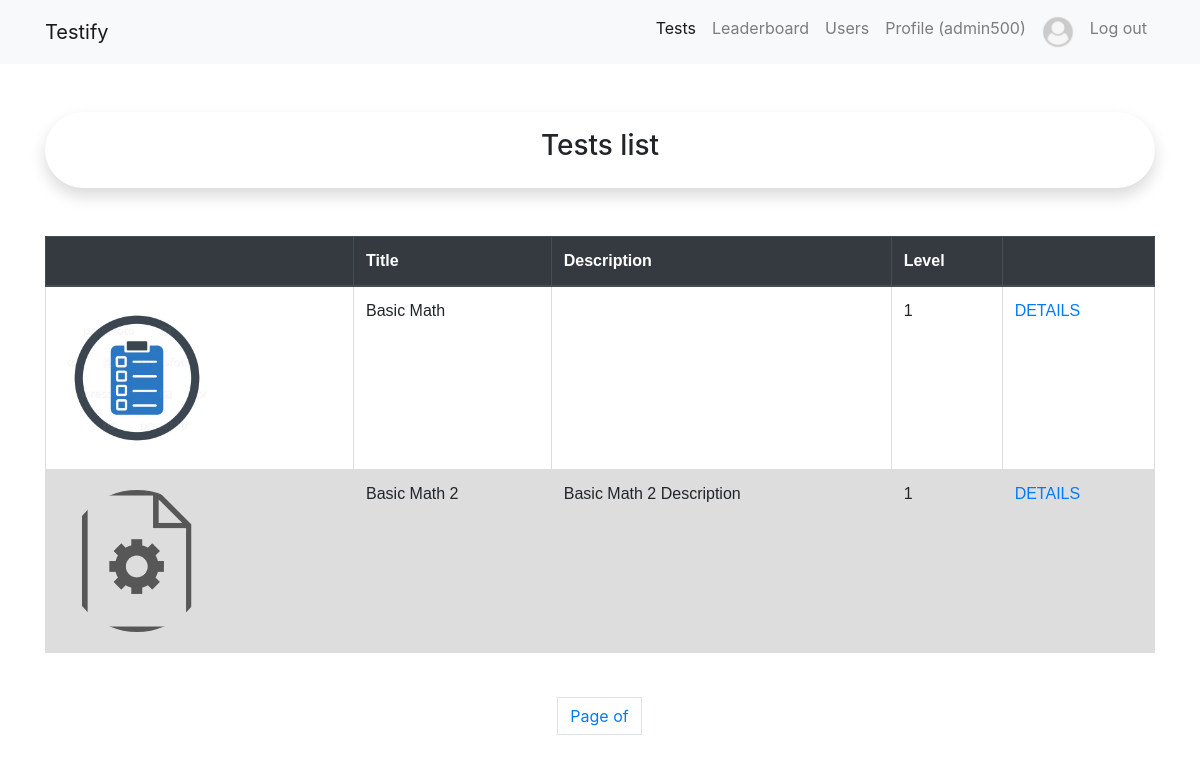
The app's page /testify/ (signed in) with its own data.
### accounts/models.py (models this page shows, shortened)
class User(AbstractUser):
    image = models.ImageField(null=True, default='default.jpg', upload_to='pics/')
    interests = models.CharField(max_length=128, null=True, blank=True)
    birth_date = models.DateField(null=True, blank=True)
    rating = models.SmallIntegerField(null=True, blank=True)

### testify/models.py (models this page shows, shortened)
class Test(models.Model):
    QUESTION_MIN_LIMIT = 3
    QUESTION_MAX_LIMIT = 20
    class LEVEL_CHOICES(models.IntegerChoices):
        BASIC = 0, "Basic"
        MIDDLE = 1, "Middle"
        ADVANCED = 2, "Advanced"
    topic = models.ForeignKey(to=Topic, related_name='tests', null=True, on_delete=models.SET_NULL)
    title = models.CharField(max_length=64)
    description = models.TextField(max_length=1024, null=True, blank=True)
    level = models.PositiveSmallIntegerField(choices=LEVEL_CHOICES.choices, default=LEVEL_CHOICES.MIDDLE)
    image = models.ImageField(default='default.png', upload_to='covers')

### testify/views.py (the view)
# urls.py: path('', TestListView.as_view(), name='list'),
class TestListView(ListView):
    model = Test
    template_name = 'list.html'
    context_object_name = 'tests'

### testify/templates/list.html (shortened to what this page needs)
{% extends 'base.html' %}
{% block header%}
<h3>Tests list</h3>
{% endblock %}
{% block content %}
    {% if tests %}
        <table class="table table-hover">
            <thead class="thead-dark">
                <tr>
                  <th></th>
                  <th>Title</th>
                  <th>Description</th>
                  <th>Level</th>
                  <th></th>
                </tr>
            </thead>
            {% for test in tests %}
                <tr>
                    <td><img class="rounded-circle p-1 m-1" width="150" height="150"  src="{{ test.image.url }}"></td>
                    <td> {{ test.title }}</td>
                    <td> {{ test.description }}</td>
                    <td> {{ test.level }}</td>
                    <td> <a href="{% url 'tests:details' id=test.id %}">DETAILS</a></td>
                </tr>
            {% endfor %}
        </table>
        <div class="p-1 m-1">
            {% include 'includes/pagination.html' %}
        </div>
    {% else %}
        <p>No tests yet :(</p>
    {% endif %}
{% endblock %}

### templates/base.html (shortened to what this page needs)
<!DOCTYPE html>
<html lang="en">
<head>
<link rel="stylesheet" href="https://stackpath.bootstrapcdn.com/bootstrap/4.5.2/css/bootstrap.min.css"
>
</head>
<body>
{%url 'tests:list' as List %}
{%url 'accounts:leaderboard' as Leaderboard %}
{%url 'accounts:users' as Users %}
{%url 'accounts:profile' as Profile %}
{%url 'accounts:register' as Register %}
{%url 'accounts:login' as Login %}
<nav class="navbar navbar-expand-lg navbar-light bg-light">
    <div class="container">
      <a class="navbar-brand" href="{% url 'core:index' %}">Testify</a>
      <div class="collapse navbar-collapse" id="navbarSupportedContent">
            <ul class="navbar-nav ">
                {% if user.is_authenticated %}
                <li class="nav-item {% if request.path == List %} active {% endif %}">
                    <a class="nav-link" href="{% url 'tests:list' %}">Tests</a>
                </li>
                <li class="nav-item {% if request.path == Leaderboard %} active {% endif %}">
                    <a class="nav-link" href="{% url 'accounts:leaderboard' %}">Leaderboard</a>
                </li>
                <li class="nav-item {% if request.path == Users %} active {% endif %}">
                    <a class="nav-link" href="{% url 'accounts:users' %}">Users</a>
                </li>
                <li class="nav-item {% if request.path == Profile %} active {% endif %}">
                    <a class="nav-link" href="{% url 'accounts:profile' %}">Profile ({{ user.username }})</a>
                </li>
                <li class="img-circle.vert">
                    <img class="rounded-circle p-1 m-1" width="40" height="40" src=" {{ user.image.url }} ">
                </li>
                <li class="nav-item">
                    <a class="nav-link" href="{% url 'accounts:logout' %}">Log out</a>
                </li>
                {% endif %}
            </ul>
      </div>
    </div>
</nav>
<div class="container">
    <div class="border border-white rounded-pill shadow p-3 mb-5 mt-5 bg-white rounded text-center">
        {% block header %}{% endblock %}
    </div>
    {% block content %}
    {% endblock %}
</div>
</body>
</html>

### templates/base.html (style rules this page uses)
table { font-family: arial, sans-serif; border-collapse: collapse; width: 100%; }
td, th { border: 1px solid #dddddd; text-align: left; padding: 8px; }
tr:nth-child(even) { background-color: #dddddd; }

### records on screen
User: username "admin500", image (placeholder picture)
Test: image (picture), title "Basic Math", level "1"
Test: image (placeholder picture), title "Basic Math 2", description "Basic Math 2 Description", level "1"
